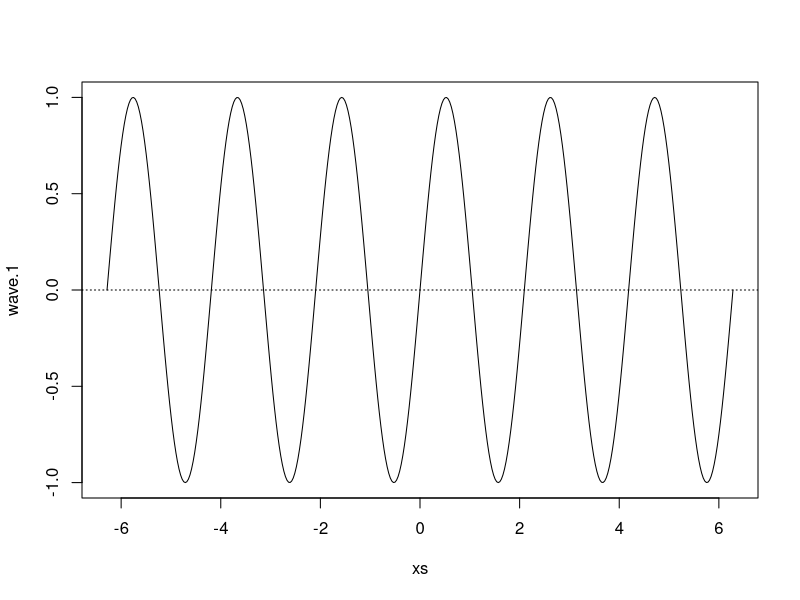
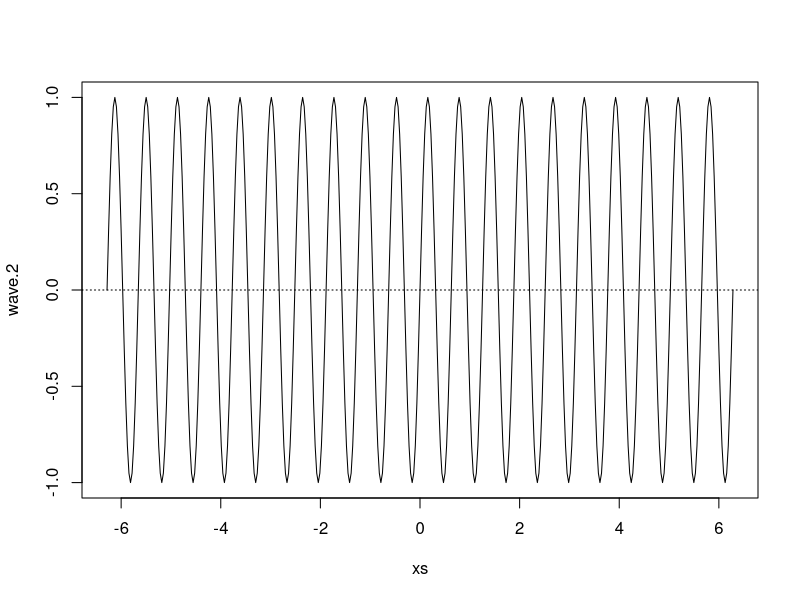
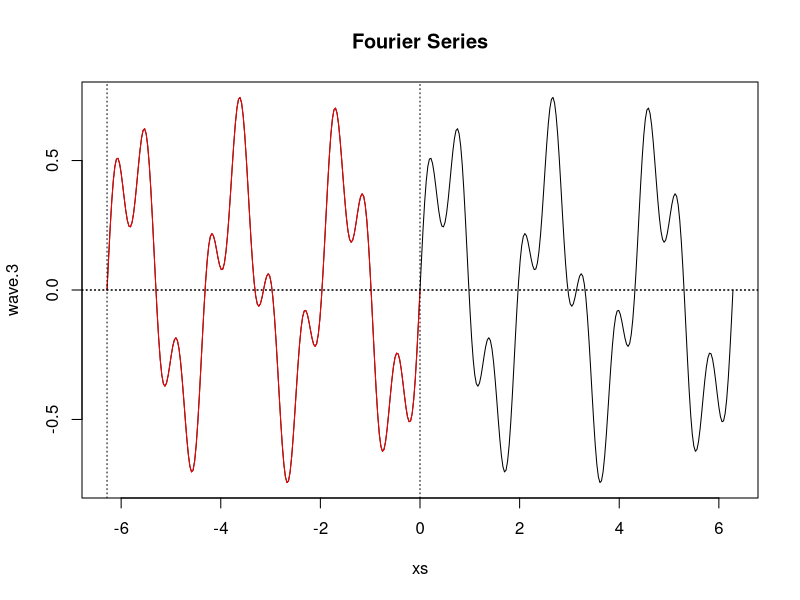
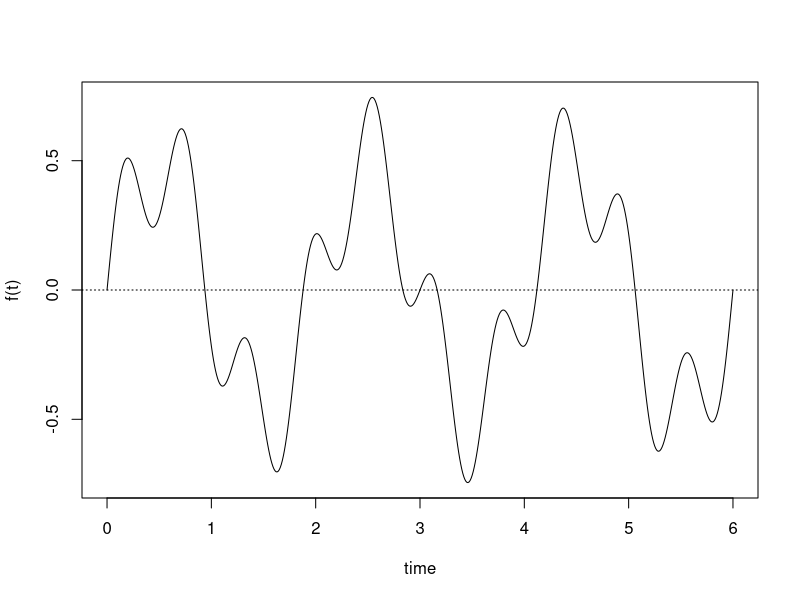
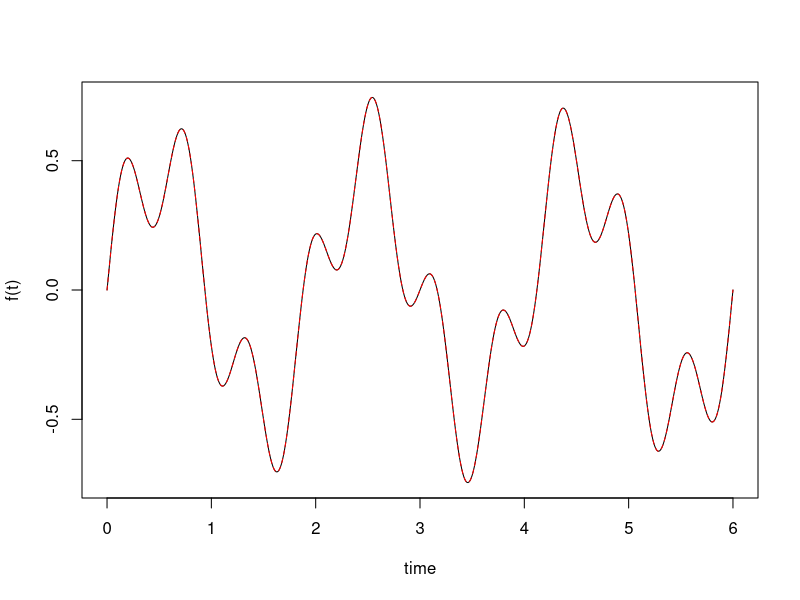
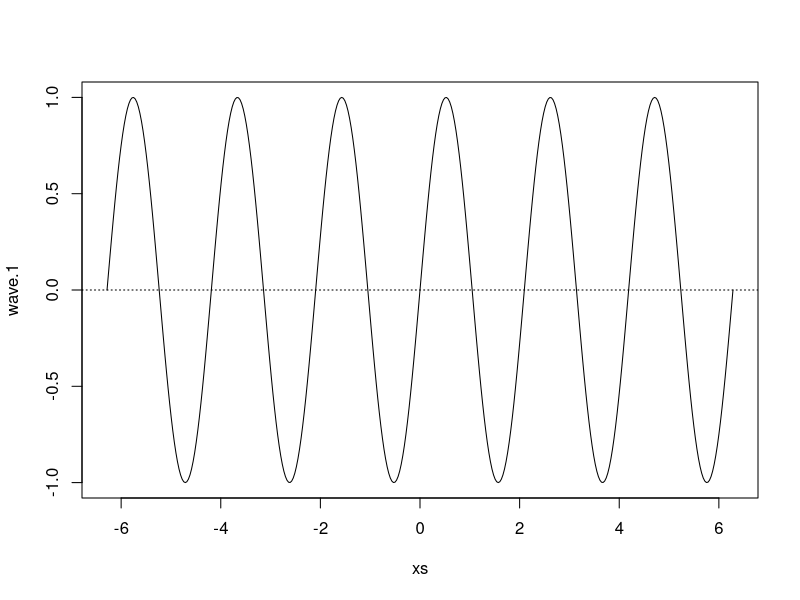
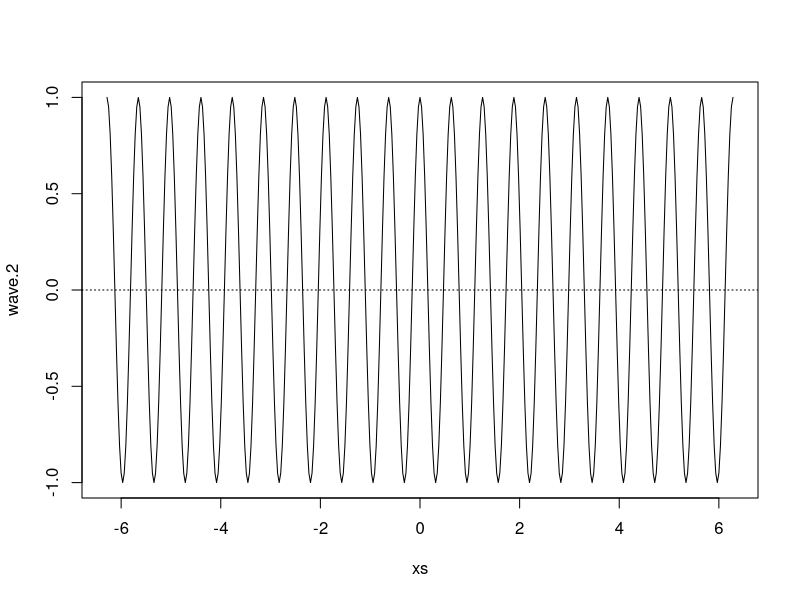
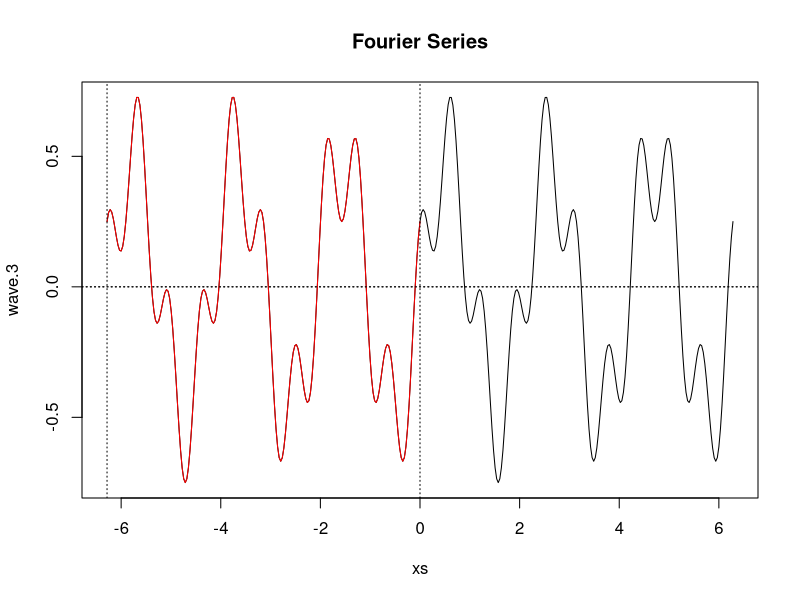

The R source for these figures, in order: (Note: this script raises an error after producing the figures.)
## ---- chunk 1
# Setup workspace
  suppressMessages(library(ggplot2))
  
  theme_bw2 <- theme_set(theme_bw(base_size = 14))
  theme_update(plot.title = element_text(hjust = 0.5))

# Absorption Curve
  time.samp <- seq(0, 24, by = 1)
  absdata <- data.frame(
    time = time.samp,
    line1 = -0.4*time.samp + 4,
    line2 = -0.2*time.samp + 4
  )
  absdata$sumexp <- exp(absdata$line2) - exp(absdata$line1)
  subdata <- data.frame(time = c(0, 1, 2, 4, 6, 8, 12, 16, 24))
  subdata$dv <- absdata$sumexp[which(absdata$time %in% subdata$time)]
## ---- chunk 2
  xs <- seq(-2*pi, 2*pi, pi/100)
  wave.1 <- sin(3*xs)
  wave.2 <- sin(10*xs)
  plot(xs,wave.1, type = "l", ylim = c(-1, 1))
  abline(h = 0,lty = 3)
  plot(xs,wave.2, type = "l", ylim = c(-1, 1))
  abline(h = 0, lty = 3)
## ---- chunk 3
  wave.3 <- 0.5 * wave.1 + 0.25 * wave.2
  plot(xs, wave.3, type = "l")
  title("Fourier Series")
  abline(h = 0,lty = 3)
  repeat.xs <- seq(-2*pi, 0, pi/100)
  wave.3.repeat <- 0.5*sin(3*repeat.xs) + 0.25*sin(10*repeat.xs)
  points(repeat.xs, wave.3.repeat, type = "l",col = "red")
  abline(h = 0,v = c(-2*pi, 0), lty = 3)
## ---- chunk 4
# Set up data parameters
  acq.f <- 100  # data aquisition frequency
  t.int <- 6  # measuring time interval
  t <- seq(0, t.int, 1/acq.f)  # vector of sampling times
  f.0 <- 1/t.int  # fundamental frequency
  w <- 2*pi*f.0  # angular frequency
  
# Set up wave parameters
  in.freq <- c(3, 10)  # frequency of sine waves
  in.phase <- c(0, 0)  # phase (delay of sine waves)
  in.amp <- c(0.5, 0.25)  # amplitude (strength of sine waves)
  
# Define function
  fn <- function(t, w) {
    sum(in.amp*sin(in.freq*w*t + in.phase))
  }
  
# Plot using this function
  pred <- sapply(t, function(t) fn(t, w))
  plot(t, pred, type = "l", xlab = "time", ylab = "f(t)")
  abline(h = 0, lty = 3)
## ---- chunk 5
# Define a function that gives a function as an output
  fourierfn <- function(freq, phase, amp) {
    function(t, w) {
      sum(amp*sin(freq*w*t + phase))
    }
  }

# Create your new fourier function and plot over the top of the previous plot
  mywave <- fourierfn(in.freq, in.phase, in.amp)
  pred <- sapply(t, function(t) fn(t, w))
  plot(t, pred, type = "l", xlab = "time", ylab = "f(t)")
  pred <- sapply(t, function(t) mywave(t, w))
  lines(t, pred, type = "l", xlab = "time", ylab = "f(t)", lty = 2, col = "red")
## ---- chunk 6
  xs <- seq(-2*pi, 2*pi, pi/100)
  wave.1 <- sin(3*xs)
  wave.2 <- cos(10*xs)
  plot(xs,wave.1, type = "l", ylim = c(-1, 1))
  abline(h = 0,lty = 3)
  plot(xs,wave.2, type = "l", ylim = c(-1, 1))
  abline(h = 0, lty = 3)
  wave.3 <- 0.5 * wave.1 + 0.25 * wave.2
  plot(xs, wave.3, type = "l")
  title("Fourier Series")
  abline(h = 0,lty = 3)
  repeat.xs <- seq(-2*pi, 0, pi/100)
  wave.3.repeat <- 0.5*sin(3*repeat.xs) + 0.25*cos(10*repeat.xs)
  points(repeat.xs, wave.3.repeat, type = "l",col = "red")
  abline(h = 0,v = c(-2*pi, 0), lty = 3)
## ---- chunk 7
  with(subdata, plot(time, dv))
  with(absdata, lines(time, sumexp))
## ---- chunk 8
  y <- absdata$sumexp
  pr <- 2 # number of pairs
  n <- length(y) # sample size
  tmp <- rep(NA, 2*pr*n) #construction of a vector to be reshaped to a matrix
  col_p <- matrix(tmp, n, 2*pr) #reshape the vector tmp to a matrix with
  # n rows and 2*pr columns
  for(k in 1:pr) { # create pr columns of cosines followed by
    # pr columns of sines
    for(j in 1:n) {
      col_p[j,k] <- cos(2*pi*j*k/24)
      col_p[j, pr+k] <- sin(2*pi*j*k/24)
    }
  }
  ones <- rep(1,n)
  X <- cbind(ones,col_p)
  fit <- lm(y ~ 0 + X)
  with(absdata, plot(time, sumexp))
  lines(0:24, X%*%fit[[1]])
  sum(fit$resid^2) # print out SSE for the current model
## ---- chunk 9
  with(subdata, plot(time, dv))
  t <- subdata$time
  y <- subdata$dv
  pr <- 3 # number of pairs
  n <- length(y) # sample size
  tmp <- rep(NA, 2*pr*n) #construction of a vector to be reshaped to a matrix
  col_p <- matrix(tmp, n, 2*pr) #reshape the vector tmp to a matrix with
  # n rows and 2*pr columns
  for(k in 1:pr) { # create pr columns of cosines followed by
    # pr columns of sines
    for(j in 1:n) {
      col_p[j,k] <- cos(2*pi*t[j]*k/24)
      col_p[j, pr+k] <- sin(2*pi*t[j]*k/24)
    }
  }
  ones <- rep(1,n)
  X <- cbind(ones,col_p)
  fit <- lm(y ~ 0 + X)
  with(subdata, plot(time, dv))
  lines(subdata$time, X%*%fit[[1]])
## ---- chunk 10
  coef <- unname(fit$coefficients)
  yhat <- (X%*%coef)[,1]
  loglik <- dnorm(y, yhat, sigma, log = T)
  out <- 2*length(coef)-2*sum(loglik)
